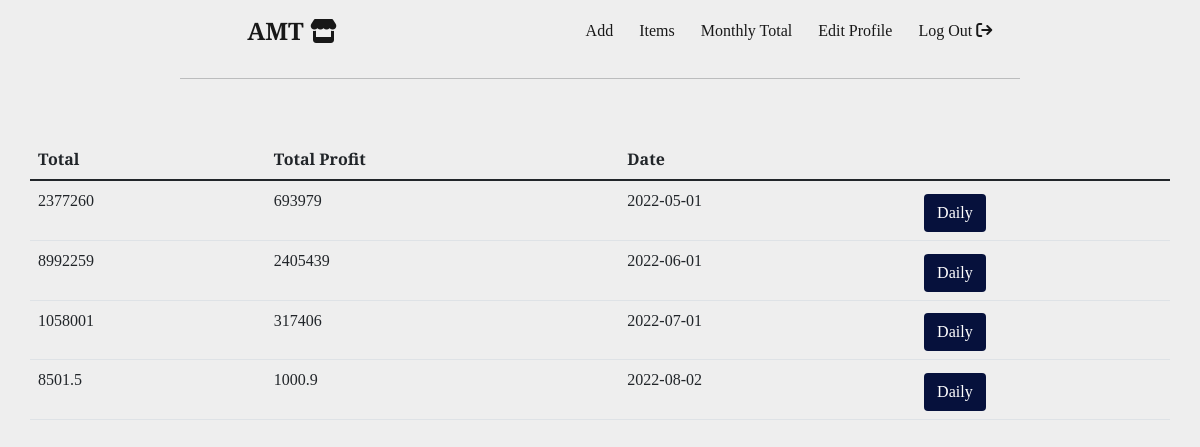
The page /monthly_total (signed in) on the database its author committed.
### main.py (models this page shows)
class MonthlyTotal(db.Model):
    id = db.Column(db.Integer, primary_key=True)
    total = db.Column(db.Float, nullable=False)
    total_profit = db.Column(db.Float, nullable=False)
    date = db.Column(db.Date, nullable=False, unique=True)

### main.py (the view)
@app.route('/monthly_total')
@admin_only
def monthly_total():
    sold_item = Sale.query.all()
    total = MonthlyTotal.query.all()
    month, year = datetime.now().month, datetime.now().year
    sold_items1 = [i for i in sold_item if i.date.year ==
                   year and i.date.month == month]
    total1 = [i for i in total if i.date.year ==
              year and i.date.month == month]
    total_money, total_profit = 0, 0
    for i in sold_items1:
        total_money += i.price
        total_profit += i.total
    if not total1:
        add_total = MonthlyTotal(
            total=total_money,
            total_profit=total_profit,
            date=datetime.now()
        )
        db.session.add(add_total)
        db.session.commit()
    else:
        for i in total1:
            i.total = total_money
            i.total_profit = total_profit
            db.session.commit()
    new_total = MonthlyTotal.query.all()
    return render_template('total.html', total=new_total)

### main.py (called while the page is built)
@login_manager.user_loader
def load_user(user):
    return User.query.get(int(user))

def admin_only(f):
    @wraps(f)
    def decorated_function(*args, **kwargs):
        if not current_user.is_anonymous:
            if current_user.id != 1:
                return abort(403)
            return f(*args, **kwargs)
        return abort(403)
    return decorated_function

### templates/total.html
{% include 'header.html' %}
<table class="table container sale-table">
    <thead>
    <tr>
        <th scope="col">Total</th>
        <th scope="col">Total Profit</th>
        <th scope="col">Date</th>
    </tr>
    </thead>
    <tbody>
    {% for i in total:%}
    <tr>
        <td>{% if i.total.is_integer() %}
            {{ i.total|int }}
            {% else %}
            {{ i.total }}
            {% endif %}
        </td>
        <td>{% if i.total_profit.is_integer() %}
            {{ i.total_profit|int }}
            {% else %}
            {{ i.total_profit }}
            {% endif %}
        </td>
        <td>{{ i.date }}</td>
        <td><a class='btn search-button' id="submit" href="{{ url_for('daily_total', year_month=i.date) }}">Daily</a>
        </td>
    </tr>
    {% endfor %}
    </tbody>
</table>
{% include 'footer.html' %}

### static/css/styles.css (style rules this page uses)
body { background-color: #EEEEEE; font-family: 'Merriweather', serif; }
a { text-decoration: none; color: white; }
#submit { margin-top: 2%; font-family: 'Merriweather', serif; background-color: #06113C; color: white; }
.sale-table { margin-top: 5%; }

### rows shown on the page
MonthlyTotal: total "2377260", total_profit "693979", date "2022-05-01"
MonthlyTotal: total "8992259", total_profit "2405439", date "2022-06-01"
MonthlyTotal: total "1058001", total_profit "317406", date "2022-07-01"
MonthlyTotal: total "8501.5", total_profit "1000.9", date "2022-08-02"
